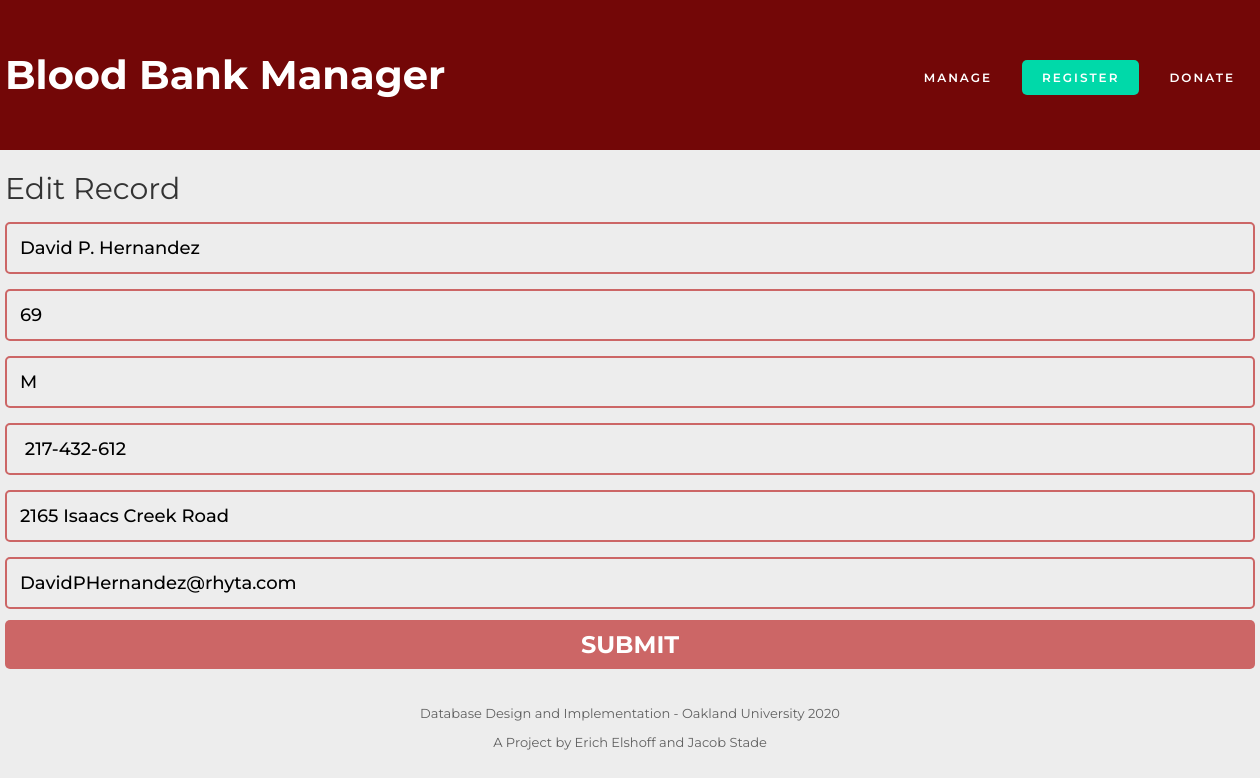
/edit.php?id=10, run on the app's committed database.
### tables this page shows
CREATE TABLE `donor` (
  `DONOR_ID` int(11) NOT NULL,
  `DONOR_NAME` varchar(45) DEFAULT NULL,
  `DONOR_AGE` int(11) DEFAULT NULL,
  `DONOR_SEX` char(1) DEFAULT NULL,
  `DONOR_PHONE` varchar(12) DEFAULT NULL,
  `DONOR_ADDRESS` varchar(120) DEFAULT NULL,
  `DONOR_EMAIL` varchar(45) DEFAULT NULL,
  `EMPLOYEE_ID` int(11) NOT NULL
);

### edit.php (the view, shortened to what this page needs)
<?php
$host = "localhost";
$dbusername = "root";
$dbpassword = "";
$dbname = "mydb";
$conn = new mysqli ( $host, $dbusername, $dbpassword, $dbname );
$id=$_REQUEST['id'];
$sql = "SELECT * from DONOR where DONOR_ID='$id'";
$result = $conn->query($sql);
if ($result->num_rows > 0){
$row = $result->fetch_assoc();
$name = $row["DONOR_NAME"];
$age = $row["DONOR_AGE"];
$sex = $row["DONOR_SEX"];
$phone = $row["DONOR_PHONE"];
$address = $row["DONOR_ADDRESS"];
$email = $row["DONOR_EMAIL"];
?>
<!DOCTYPE html>
<html>
<head>
    <link rel="stylesheet" type="text/css" href="css/css-db.css">
    <link href="https://fonts.googleapis.com/css?family=Montserrat:400,800|Zilla+Slab:400,700&display=swap" rel="stylesheet"> </head>
<body>
    <div id="header-wrapper">
        <div id="header" class="container">
            <div id="logo">
                <h1><a href="welcome.php">Blood Bank Manager </a></h1> </div>
            <div id="menu">
                <ul>
                    <li><a href="manage.php">Manage</a></li>
                    <li class="active"><a href="register.php">Register</a></li>
                    <li><a href="donate.php">Donate</a></li>
                </ul>
            </div>
        </div>
    </div>
    <div id="page-wrapper">
        <div id="page" class="container">
            <div id="content">
                <header>Edit Record</header>
                <div id="two-column">
                   <?php
                echo    "<form action='update.php' method='POST'>
                       <input type='hidden' name='id' value='$id'>
                        <input name='name' type='text' class='feedback-input' placeholder='Name' value='$name' />
                        <input name='age' type='text' class='feedback-input' placeholder='Age' value='$age'/>
                        <input name='sex' type='text' class='feedback-input' placeholder='Sex' value='$sex'/>
                        <input name='phone' type='text' class='feedback-input' placeholder='Phone'  value='$phone'/>
                        <input name='address' type='text' class='feedback-input' placeholder='Address'  value='$address'/>
                        <input name='email' type='text' class='feedback-input' placeholder='Email'  value='$email'/>
                        <input type='submit' value='SUBMIT' />
                        </form>";
        } else {
	echo "Not Found";
}
?>
                </div>
            </div>
        </div>
    </div>
    <div id="copyright" class="container">
        <p>Database Design and Implementation - Oakland University 2020</p>
        <p>A Project by Erich Elshoff and Jacob Stade</p>
    </div>
</body>
</html>

### css/css-db.css (style rules this page uses)
body { margin: 0px; padding: 0px; background: #ededed; font-family: "Montserrat", sans-serif; font-size: 13px; }
h1, h2, h3 { margin: 0; padding: 0; }
.container { width: 1250px; margin: 0px auto; }
#header-wrapper { overflow: hidden; background: #730707; }
#header { overflow: hidden; height: 150px; }
#logo { float: left; width: 400; }
#logo h1 a { display: block; line-height: 150px; text-decoration: none; font-family: "Montserrat", sans-serif; font-size: 40px; color: #FFFFFF; }
#menu { float: right; }
#menu ul { float: right; margin: 0px; padding: 60px 0px 0px 0px; list-style: none; line-height: normal; }
#menu li { float: left; margin-left: 10px; }
#menu a { display: block; padding: 10px 20px; letter-spacing: 2px; text-decoration: none; text-transform: uppercase; font-family: "Montserrat", sans-serif; font-size: 12px; font-weight: 600; color: #FFFFFF; }
#menu .active a { background: #00d9a9; border-radius: 5px; color: #FFFFFF; }
#page-wrapper { overflow: hidden; padding: 20px 0px; background:#ededed ; }
#page { overflow: hidden; }
#content header { display: block; margin-bottom: 1px; font-size: 30px; font-weight: 400; color: #333333; margin-bottom: 15px; }
.feedback-input { color:black; font-family: "Montserrat", sans-serif; font-weight:500; font-size: 18px; border-radius: 5px; line-height: 22px; background-color: transparent; border:2px solid #CC6666; transition: all 0.3s; padding: 13px; margin-bottom: 15px; width:100%; box-sizing: border-box; outline:0; }
[type="submit"] { font-family: "Montserrat", sans-serif; width: 100%; background:#CC6666; border-radius:5px; border:0; cursor:pointer; color:white; font-size:24px; padding-top:10px; padding-bottom:10px; transition: all 0.3s; margin-top:-4px; font-weight:700; }
#copyright { overflow: hidden; padding: 3px 0px 3px 0px; text-align: center; color: #606060; }

### data on the page
donor: name "David P. Hernandez", age "69", sex "M", phone "217-432-612", address "2165 Isaacs Creek Road", email "DavidPHernandez@rhyta.com"
